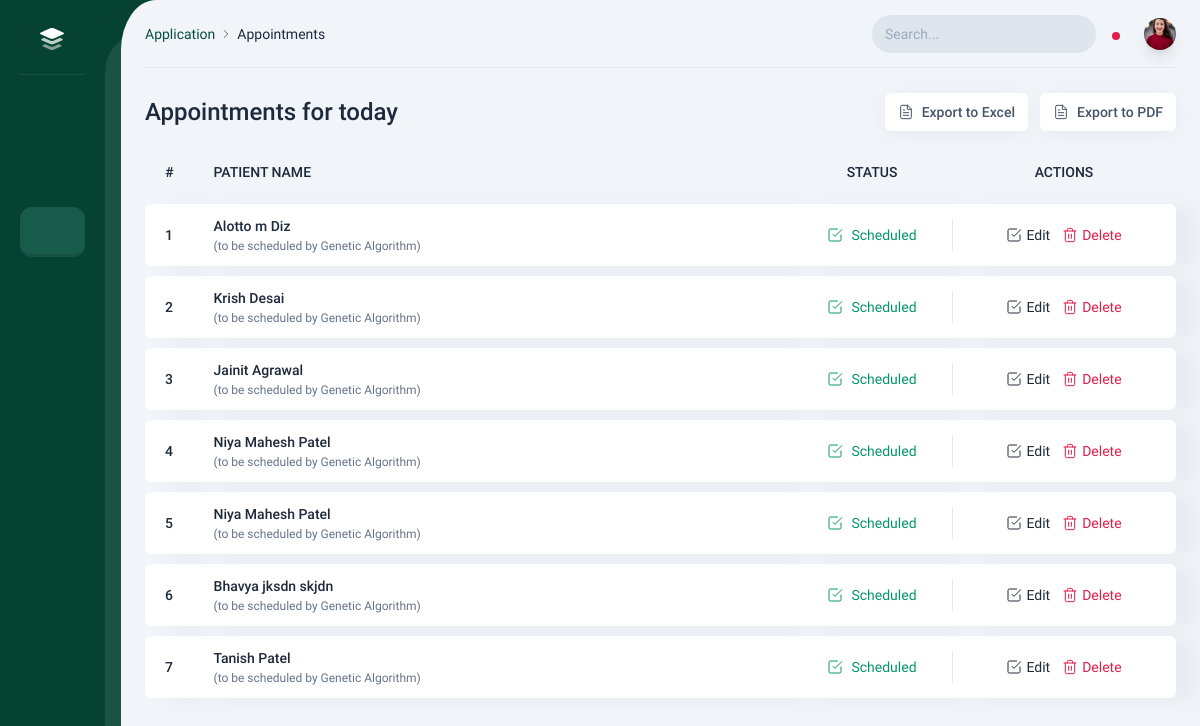
Page /hospital/all-appointments/ on the committed database.
### Appointment/models.py (models this page shows)
class Appointment(models.Model):
    doctor = models.ForeignKey('Doctor.Doctor', on_delete=models.CASCADE,null=True, blank=True)
    patient = models.ForeignKey('Patient.Patient', on_delete=models.CASCADE, null=True, blank=True)
    date = models.DateField(auto_now_add=True)
    time = models.TimeField(auto_now_add=True)
    estimated_time_required = models.IntegerField(help_text='in minutes', null=True, blank=True)
    message = models.TextField(max_length=1000,null=True, blank=True)
    def __str__(self):
        if self.patient:
            return self.patient.full_name
        else:
            return f'Appointment Object {self.id}'

### Patient/models.py (models this page shows, shortened)
class Patient(models.Model):
    full_name = models.CharField(max_length=100,null=True, blank=True)
    dob = models.DateField(null=True, blank=True)
    gender = models.CharField(max_length=100, choices=(
        ('M', 'Male'),
        ('F', 'Female'),
        ('O', 'Other'),
    ),null=True, blank=True)
    email = models.EmailField(null=True, blank=True)
    country = models.CharField(max_length=100,null=True, blank=True)
    state = models.CharField(max_length=100,null=True, blank=True)
    city = models.CharField(max_length=100, null=True, blank=True)
    address = models.TextField(max_length=1000, null=True, blank=True)
    zipcode = models.CharField(max_length=100, null=True, blank=True)
    priority = models.IntegerField(null=True, blank=True)

### Hospital/views.py (the view)
# urls.py: path('all-appointments/', all_appointments, name='all-appointments'),
def all_appointments(request):
    appointments = Appointment.objects.all()
    context = {'user': request.user, 'page_name': 'all-appointments', 'appointments': appointments}
    return render(request, "Reception/all-appointments.html",context)

### templates/Reception/all-appointments.html (shortened to what this page needs)
<!DOCTYPE html>
<html lang="en" class="light">
<head>
    <link rel="stylesheet" href="/static/dist/css/app.css" />
</head>
<body class="py-5 md:py-0 bg-black/[0.15] dark:bg-transparent">
    <div class="flex mt-[4.7rem] md:mt-0 overflow-hidden">
        {% include 'includes/receptionist-sidebar-lg.html' %}
        <div class="content">
            <div class="top-bar -mx-4 px-4 md:mx-0 md:px-0">
                <nav aria-label="breadcrumb" class="-intro-x mr-auto hidden sm:flex">
                    <ol class="breadcrumb">
                        <li class="breadcrumb-item"><a href="/hospital/dashboard/">Application</a></li>
                        <li class="breadcrumb-item active" aria-current="page">Appointments</li>
                    </ol>
                </nav>
                <div class="intro-x relative mr-3 sm:mr-6">
                    <div class="search hidden sm:block">
                        <input type="text" class="search__input form-control border-transparent"
                            placeholder="Search...">
                        <i data-lucide="search" class="search__icon dark:text-slate-500"></i>
                    </div>
                </div>
                <div class="intro-x dropdown w-8 h-8">
                    <div class="dropdown-toggle w-8 h-8 rounded-full overflow-hidden shadow-lg image-fit zoom-in"
                        role="button" aria-expanded="false" data-tw-toggle="dropdown">
                        <img alt="Midone - HTML Admin Template" src="/static/dist/images/profile-5.jpg">
                    </div>
                </div>
            </div>
            <div class="col-span-12 mt-6">
                <div class="intro-y block sm:flex items-center h-10">
                    <h2 class="text-2xl font-medium truncate mr-5">
                        Appointments for today
                    </h2>
                    <div class="flex items-center sm:ml-auto mt-3 sm:mt-0">
                        <button class="btn box flex items-center text-slate-600 dark:text-slate-300">  Export to Excel </button>
                        <button class="ml-3 btn box flex items-center text-slate-600 dark:text-slate-300">  Export to PDF </button>
                    </div>
                </div>
                <div class="intro-y overflow-auto lg:overflow-visible mt-8 sm:mt-0">
                    <table class="table table-report sm:mt-2">
                        <thead>
                            <tr>
                                <th class="whitespace-nowrap">#</th>
                                <th class="whitespace-nowrap">PATIENT NAME</th>
                                <th class="text-center whitespace-nowrap">STATUS</th>
                                <th class="text-center whitespace-nowrap">ACTIONS</th>
                            </tr>
                        </thead>
                        <tbody>
                            {% for ap in appointments %}
                            <tr class="intro-x">
                                <td class="w-10">
                                    <div class="flex">
                                        <a href="#" class="font-medium whitespace-nowrap">{{ forloop.counter }}</a>
                                    </div>
                                </td>
                                <td>
                                    <a href="#" class="font-medium whitespace-nowrap">
                                        {{ ap.patient.full_name }}
                                    </a>
                                    <div class="text-slate-500 text-xs whitespace-nowrap mt-0.5">
                                        (to be scheduled by Genetic Algorithm)
                                    </div>
                                </td>
                                <td class="w-40">
                                    <div class="flex items-center justify-center text-success">  Scheduled </div>
                                </td>
                                <td class="table-report__action w-56">
                                    <div class="flex justify-center items-center">
                                        <a class="flex items-center mr-3" href="#">  Edit </a>
                                        <a class="flex items-center text-danger" href="#">  Delete </a>
                                    </div>
                                </td>
                            </tr>
                            {% endfor %}
                        </tbody>
                    </table>
                </div>
            </div>
        </div>
    </div>
</body>
</html>

### templates/includes/receptionist-sidebar-lg.html (shortened to what this page needs)
<nav class="side-nav">
    <a href="#" class="intro-x flex items-center pl-5 pt-4 mt-3">
        <img alt="Midone - HTML Admin Template" class="w-6" src="/static/dist/images/logo.svg">
    </a>
    <div class="side-nav__devider my-6"></div>
    <ul>
        <li>
            <a href="/hospital/dashboard/"
                class='side-menu {% if page_name == "receptionist-dashboard" %} side-menu--active {% endif %}'>
            </a>
        </li>
        <li>
            <a href="/hospital/form"
                class='side-menu {% if page_name == "appointment-form" %} side-menu--active {% endif %}'>
            </a>
        </li>
        <li>
            <a href="/hospital/all-appointments"
                class='side-menu {% if page_name == "all-appointments" %} side-menu--active {% endif %}'>
            </a>
        </li>
        <li>
            <a href="/hospital/schedule"
                class='side-menu {% if page_name == "appointment-schedule" %} side-menu--active {% endif %}'>
            </a>
        </li>
    </ul>
</nav>

### rows in the picture
Appointment: patient.full_name "Alotto m Diz"
Appointment: patient.full_name "Krish Desai"
Appointment: patient.full_name "Jainit Agrawal"
Appointment: patient.full_name "Niya Mahesh Patel"
Appointment: patient.full_name "Niya Mahesh Patel"
Appointment: patient.full_name "Bhavya jksdn skjdn"
Appointment: patient.full_name "Tanish Patel"
